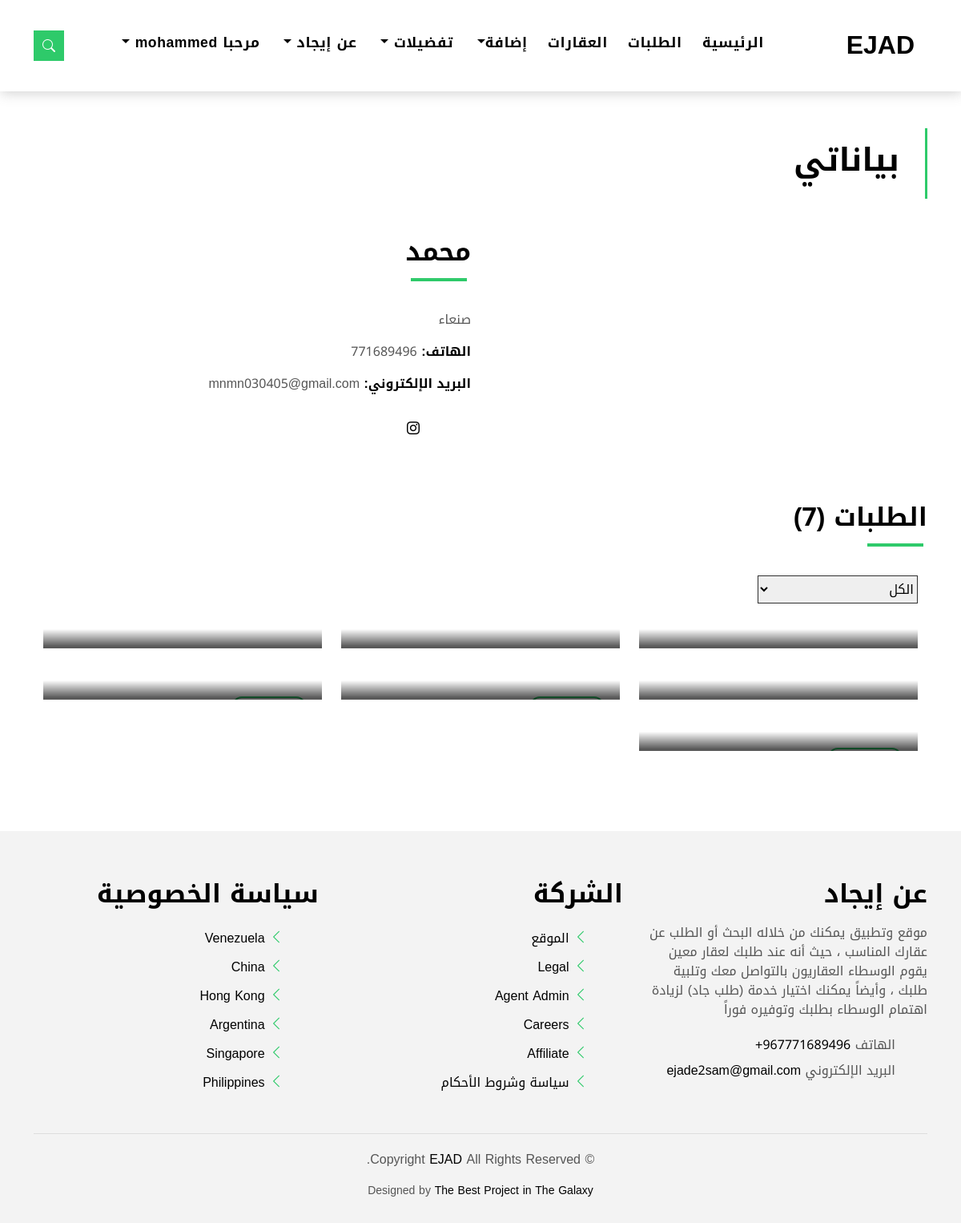
Page /order/my_order/24 (signed in) on the committed database.
### accounts/models.py (models this page shows, shortened)
class Customer(models.Model):
    user = models.OneToOneField(settings.AUTH_USER_MODEL,
                                on_delete=models.CASCADE)
    phone = models.CharField(max_length=15)
    photo = models.ImageField(upload_to=filepath1,
                              blank=True)
    state = models.BooleanField(default=False, null=True)
    facebook = models.CharField(max_length=100 , blank=True , null=True)
    instagram = models.CharField(max_length=100 , blank=True , null=True)
    twitter = models.CharField(max_length=100 , blank=True , null=True)

### order/views.py (the view)
# urls.py: path('my_order/<int:id>', views.my_order, name='my_order'),
@login_required(login_url='login')
def my_order(request, id):
    cust = Customer.objects.get(id=id)
    orders = cust.orders.all()
    num_orders = orders.count()
    context = {'cust': cust, 'orders': orders, 'num_orders': num_orders}
    return render(request, 'order/my_order.html', context)

### property/models.py (called while the page is built)
    def __str__(self):
        return self.city_name

    def __str__(self):
        return self.area_name

### templates/order/my_order.html (shortened to what this page needs)
{% extends 'base.html' %}
{% load static %}
{% block content %}
  <main id="main">
    <section class="intro-single">
      <div class="container">
        <div class="row">
          <div class="col-md-12 col-lg-8">
            <div class="title-single-box">
              <h1 class="title-single">بياناتي</h1>
            </div>
          </div>
        </div>
      </div>
    </section>
    <section class="agent-single">
      <div class="container">
        <div class="row">
          <div class="col-sm-12">
            <div class="row">
              <div class="col-md-6">
                <div class="agent-avatar-box">
                </div>
              </div>
              <div class="col-md-5 section-md-t3">
                <div class="agent-info-box">
                  <div class="agent-title">
                    <div class="title-box-d1">
                      <h3 class="title-d1">{{cust.user.username}}</h3>
                    </div>
                  </div>
                  <div class="agent-content mb-3">
                    <p class="content-d color-text-a">
                      صنعاء
                    </p>
                    <div class="info-agents color-a">
                      <p>
                        <strong>الهاتف: </strong>
                        <span class="color-text-a">{{cust.phone}}</span>
                      </p>
                      <p>
                        <strong>البريد الإلكتروني: </strong>
                        <span class="color-text-a">{{cust.user.email}}</span>
                      </p>
                    </div>
                  </div>
                  <div class="socials-footer">
                    <ul class="list-inline">
                      {% if cust.instagram %}
                      <li class="list-inline-item">
                        <a href="{{cust.instagram}}" target="_blank" class="link-one">
                          <i class="bi bi-instagram" aria-hidden="true"></i>
                        </a>
                      </li>
                      {% endif %}
                    </ul>
                  </div>
                </div>
              </div>
            </div>
          </div>
          <div class="col-md-12 section-t8">
            <div class="title-box-d1">
              <h3 class="title-d1">الطلبات ({{num_orders}})</h3>
            </div>
          </div>
          <section class="property-grid grid">
            <div class="container">
              <div class="row">
                <div class="col-sm-12">
                  <div class="grid-option">
                    <form>
                      <select class="custom-select" id="sort-select">
                        <option value="all">الكل</option>
                      </select>
                    </form>
                  </div>
                </div>
            {% for order in orders %}
          <div class="col-md-4 order order-{{order.order_type}} {% if order.state %}order-state{% endif %} {% if order.title == 'إيجار' %}rental{% endif %} {% if order.title == 'شراء' %}buying{% endif %} {% if order.id %}old-to-new{% endif %}">
            <div class="card-box-a card-shadow">
              <a href="{% url 'order_single' order.id %}">
              <div class="img-box-a">
              </div>
              <div class="card-overlay">
                {% if order.state == True %}
                <div class="price-box d-flex" style="margin: 20px;">
                  <span class="price-a">طلب جاد</span>
                </div>
                {% endif %}
                <div class="card-overlay-a-content">
                  <div class="card-body-a">
                  </div>
                </div>
              </div>
            </a>
            </div>
          </div>
          {% endfor %}
          </div>
        </div>
      </div>
    </section>
  </main>
  {% endblock %}

### web/static/assets/css/style.css (style rules this page uses)
body { font-family: "Poppins", sans-serif; font-family: "Noto Kufi Arabic", sans-serif; color: #555555; direction: rtl; }
h1, h2, h3, h4, h5, h6 { color: #000000; }
a { color: #000000; text-decoration: none; transition: all 0.5s ease; }
.link-one { color: #000000; transition: all 0.5s ease; }
.color-a { text-decoration: none; color: #000000; }
.color-text-a { text-decoration: none; color: #555555; }
.section-t8 { padding-top: 4rem; direction: rtl; }
.title-box-d1 { padding-bottom: 1.8rem; margin-bottom: 1rem; position: relative; }
.title-box-d1 .title-d1 { font-weight: 600; font-size: 2rem; direction: rtl; }
.title-box-d1 .title-d1:after { content: ""; position: absolute; width: 70px; height: 4px; background-color: #2eca6a; bottom: 20px; right: 5px; }
.intro-single { padding: 10rem 0 3rem; direction: rtl; }
.intro-single .title-single-box { padding: 1rem 2rem 1rem 0; }
.intro-single .title-single-box { border-right: 3px solid #2eca6a; }
.intro-single .title-single-box .title-single { font-weight: 600; font-size: 2.2rem; }
@media (min-width: 768px) { .intro-single .title-single-box .title-single { font-size: 2.1rem; } }
@media (min-width: 992px) { .intro-single .title-single-box .title-single { font-size: 2.5rem; } }
.card-box-a span, .card-box-b span, .card-box-c span, .card-box-d span { line-height: 0; }
@media (min-width: 768px) { .grid .card-box-a, .grid .card-box-b, .grid .card-box-c, .grid .card-box-d { margin-bottom: 2.5rem; } }
.card-box-a, .card-box-b, .card-box-d { position: relative; overflow: hidden; -webkit-backface-visibility: hidden; backface-visibility: hidden; }
@media (min-width: 768px) { .card-box-a .price-a, .card-box-b .price-a { font-size: 0.9rem; } }
@media (min-width: 992px) { .card-box-a .price-a, .card-box-b .price-a { font-size: 1rem; } }
.card-overlay { position: absolute; width: 100%; height: 100%; top: 0; left: 0; direction: rtl; }
.card-shadow { -webkit-backface-visibility: hidden; backface-visibility: hidden; }
.card-shadow:before { content: " "; position: absolute; top: 0; left: 0; width: 100%; height: 100%; z-index: 1; background: linear-gradient(to bottom, rgba(0, 0, 0, 0) 0%, rgba(0, 0, 0, 0.2) 27%, rgba(0, 0, 0, 0.65) 90%); }
.card-overlay-a-content { transition: all 0.5s ease-in; position: absolute; width: 100%; bottom: 0px; z-index: 2; }
@media (min-width: 768px) { .card-overlay-a-content { bottom: -20px; } }
@media (min-width: 992px) { .card-overlay-a-content { bottom: 0px; } }
.card-body-a { z-index: 2; transition: all 0.5s ease-in; padding: 0rem 1rem 2rem 1rem; direction: rtl; }
.price-a { color: #ffffff; padding: 0.6rem 0.8rem; border: 2px solid #2eca6a; border-radius: 50px; text-transform: uppercase; letter-spacing: 0.03em; }
.property-grid .grid-option { text-align: right; margin-bottom: 2rem; }
.property-grid .grid-option .custom-select { border-radius: 0; width: 200px; border-color: #313131; }
.property-grid .grid-option .custom-select option { border-color: #313131; }
.agent-info-box .socials-footer { margin-top: 2rem; }
.agent-info-box .socials-footer li { margin-right: 1.5rem; }

### rows in the picture
Customer: user.username "محمد", phone "771689496", user.email "mnmn030405@gmail.com"

### other values in the picture
{{ num_orders }} "7"
